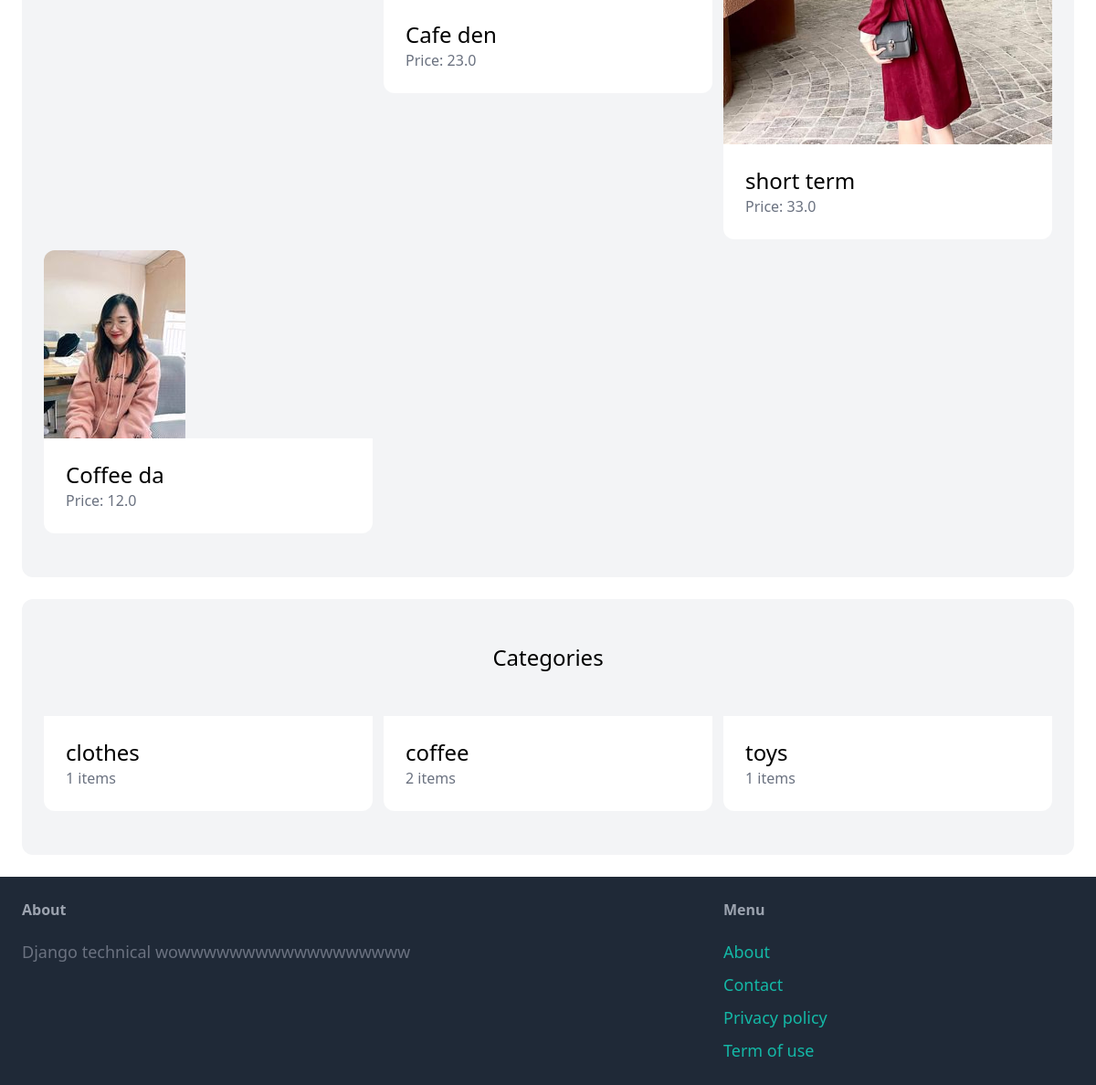
Before: / (lower part) with the older database file.
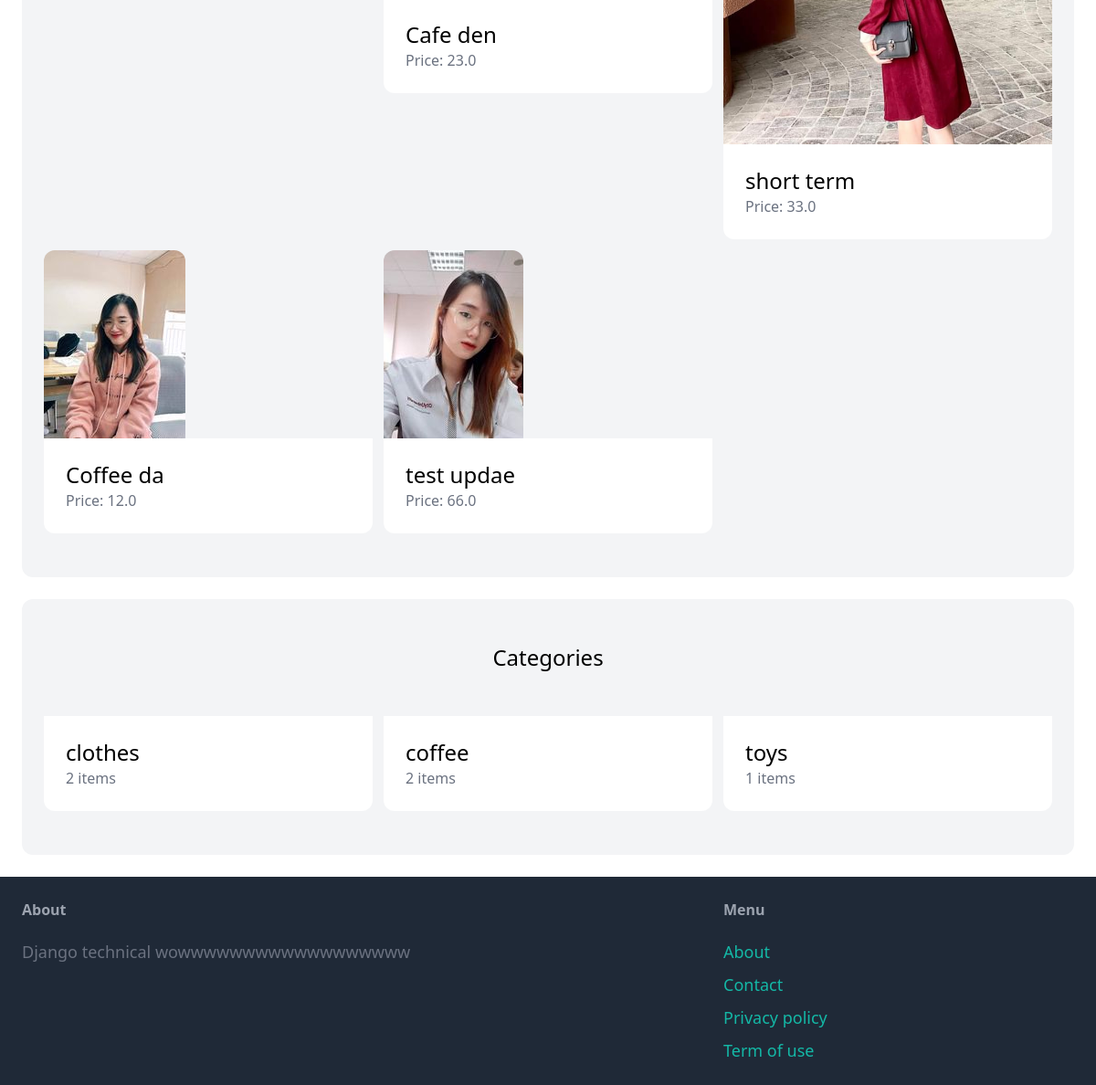
After: the same page with the newer database file.
### item/models.py (models this page shows, shortened)
class Item(models.Model):
    category = models.ForeignKey(Category, related_name='items', on_delete=models.CASCADE)
    name = models.CharField(max_length=255)
    description = models.TextField(blank=True, null=True)
    price = models.FloatField()
    image = models.ImageField(upload_to='item_images', blank=True, null=True)
    is_sold = models.BooleanField(default=False)
    created_by = models.ForeignKey(User, related_name='items', on_delete=models.CASCADE)
    created_at = models.DateTimeField(auto_now_add=True)

class Category(models.Model):
    name = models.CharField(max_length=255)
    class Meta:
        ordering = ('name',)
        verbose_name_plural = 'Categories'

### core/views.py (the view)
# urls.py: path('', views.index, name='index'),
def index(request):
    items = Item.objects.filter(is_sold=False)[0:6]
    categories = Category.objects.all()
    return render(request, 'core/index.html', {
        'categories': categories,
        'items': items,
    })

### core/templates/core/index.html (shortened to what this page needs)
{% extends 'core/base.html' %}
{% block content %}
    <div class="mt-6 px-6 py-12 bg-gray-100 rounded-xl">
        <div class="grid grid-cols-3 gap-3">
            {% for item in items %}
                <div>
                    <a href="">
                        <div>
                            <img
                                src="{{ item.image.url }}"
                                alt="img_item"
                                class="rounded-t-xl"
                            >
                        </div>
                        <div class="p-6 bg-white rounded-b-xl">
                            <h2 class="text-2xl">
                                {{item.name}}
                            </h2>
                            <p class="text-gray-500">
                                Price: {{item.price}}
                            </p>
                        </div>
                    </a>
                </div>
            {% endfor  %}
        </div>
    </div>
    <div class="mt-6 px-6 py-12 bg-gray-100 rounded-xl">
        <div class="mb-12 text-2xl text-center">
            Categories
        </div>
        <div class="grid grid-cols-3 gap-3">
            {% for category in categories %}
                <div>
                    <a href="">
                        <div class="p-6 bg-white rounded-b-xl">
                            <h2 class="text-2xl">
                                {{category.name}}
                            </h2>
                            <p class="text-gray-500">
                                {{category.items.count}} items
                            </p>
                        </div>
                    </a>
                </div>
            {% endfor  %}
        </div>
    </div>
{% endblock %}

Changed rows visible on the page:
added Item: image (picture), name "test updae", price "66.0"
computed for Category "clothes": items.count "1" → "2"
